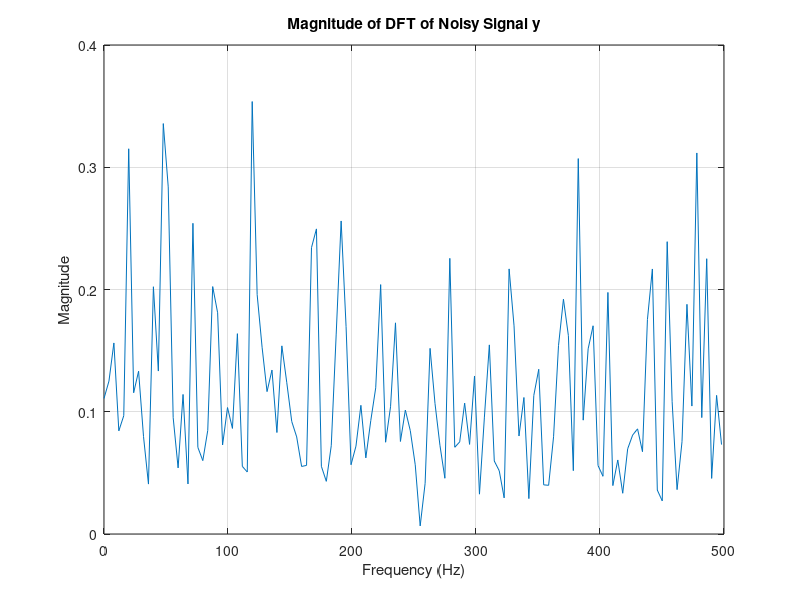

Write MATLAB code to recreate this figure.
Fs = 1000;             
T = 1/Fs;              
t = 0:T:0.25;          
x = sin(2*pi*50*t) + sin(2*pi*120*t);  
y = x + 2 * randn(size(t));  
Y = fft(y, 251);          
f = Fs*(0:(251/2))/251;       
Y_mag = abs(Y/251);         
Y_mag = Y_mag(1:126);       

figure;
plot(f, Y_mag(1:126));
title('Magnitude of DFT of Noisy Signal y');
xlabel('Frequency (Hz)');
ylabel('Magnitude');
grid on;
